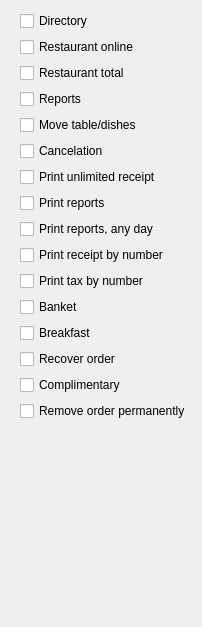
     <widget class="QWidget" name="tabRestaurant">
      <attribute name="title">
       <string>Restaurant</string>
      </attribute>
      <layout class="QVBoxLayout" name="verticalLayout_4">
       <property name="leftMargin">
        <number>20</number>
       </property>
       <item>
        <widget class="EQCheckBox" name="chMenuRestaurant">
         <property name="text">
          <string>Directory</string>
         </property>
         <property name="Tag" stdset="0">
          <string>10</string>
         </property>
        </widget>
       </item>
       <item>
        <widget class="EQCheckBox" name="chOnlineRest">
         <property name="text">
          <string>Restaurant online</string>
         </property>
         <property name="Tag" stdset="0">
          <number>79</number>
         </property>
        </widget>
       </item>
       <item>
        <widget class="EQCheckBox" name="chReportRestaurant">
         <property name="text">
          <string>Restaurant total</string>
         </property>
         <property name="Tag" stdset="0">
          <number>32</number>
         </property>
        </widget>
       </item>
       <item>
        <widget class="EQCheckBox" name="chRestaurantReports">
         <property name="text">
          <string>Reports</string>
         </property>
         <property name="Tag" stdset="0">
          <string>81</string>
         </property>
        </widget>
       </item>
       <item>
        <widget class="EQCheckBox" name="choMovement">
         <property name="text">
          <string>Move table/dishes</string>
         </property>
         <property name="Tag" stdset="0">
          <number>50</number>
         </property>
        </widget>
       </item>
       <item>
        <widget class="EQCheckBox" name="choCancelation">
         <property name="text">
          <string>Cancelation</string>
         </property>
         <property name="Tag" stdset="0">
          <number>51</number>
         </property>
        </widget>
       </item>
       <item>
        <widget class="EQCheckBox" name="choPrintUnlimitedReceipt">
         <property name="text">
          <string>Print unlimited receipt</string>
         </property>
         <property name="Tag" stdset="0">
          <number>52</number>
         </property>
        </widget>
       </item>
       <item>
        <widget class="EQCheckBox" name="choPrintReports">
         <property name="text">
          <string>Print reports</string>
         </property>
         <property name="Tag" stdset="0">
          <number>53</number>
         </property>
        </widget>
       </item>
       <item>
        <widget class="EQCheckBox" name="chRestReportanyDay">
         <property name="text">
          <string>Print reports, any day</string>
         </property>
         <property name="Tag" stdset="0">
          <number>68</number>
         </property>
        </widget>
       </item>
       <item>
        <widget class="EQCheckBox" name="chPrintReceiptByNumber">
         <property name="text">
          <string>Print receipt by number</string>
         </property>
         <property name="Tag" stdset="0">
          <number>73</number>
         </property>
        </widget>
       </item>
       <item>
        <widget class="EQCheckBox" name="chPrintTaxByNumber">
         <property name="text">
          <string>Print tax by number</string>
         </property>
         <property name="Tag" stdset="0">
          <number>78</number>
         </property>
        </widget>
       </item>
       <item>
        <widget class="EQCheckBox" name="chBanket">
         <property name="text">
          <string>Banket</string>
         </property>
         <property name="Tag" stdset="0">
          <number>55</number>
         </property>
        </widget>
       </item>
       <item>
        <widget class="EQCheckBox" name="chBreakfast">
         <property name="text">
          <string>Breakfast</string>
         </property>
         <property name="Tag" stdset="0">
          <number>57</number>
         </property>
        </widget>
       </item>
       <item>
        <widget class="EQCheckBox" name="chRecover">
         <property name="text">
          <string>Recover order</string>
         </property>
         <property name="Tag" stdset="0">
          <number>56</number>
         </property>
        </widget>
       </item>
       <item>
        <widget class="EQCheckBox" name="chComplimentary">
         <property name="text">
          <string>Complimentary</string>
         </property>
         <property name="Tag" stdset="0">
          <number>54</number>
         </property>
        </widget>
       </item>
       <item>
        <widget class="EQCheckBox" name="chRemoveOrderPermanent">
         <property name="text">
          <string>Remove order permanently</string>
         </property>
         <property name="Tag" stdset="0">
          <number>76</number>
         </property>
        </widget>
       </item>
       <item>
        <spacer name="verticalSpacer_6">
         <property name="orientation">
          <enum>Qt::Vertical</enum>
         </property>
         <property name="sizeHint" stdset="0">
          <size>
           <width>20</width>
           <height>195</height>
          </size>
         </property>
        </spacer>
       </item>
      </layout>
     </widget>
